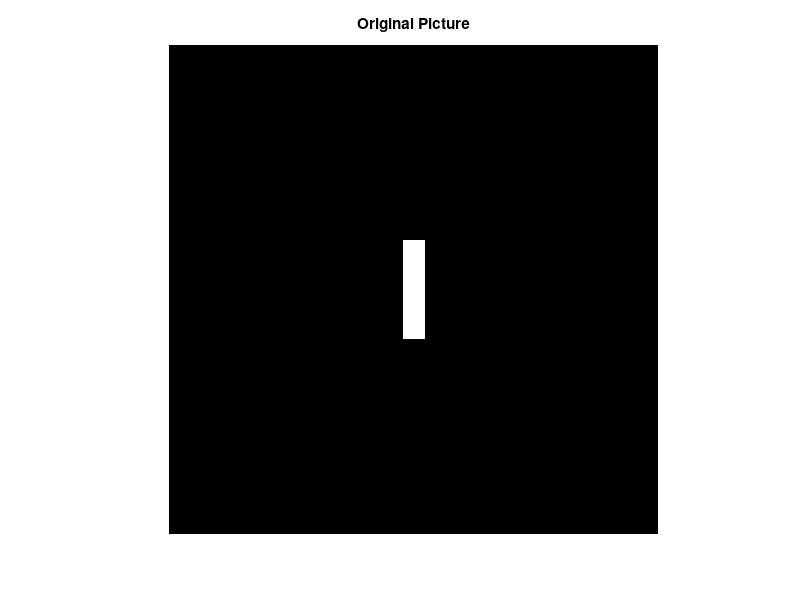
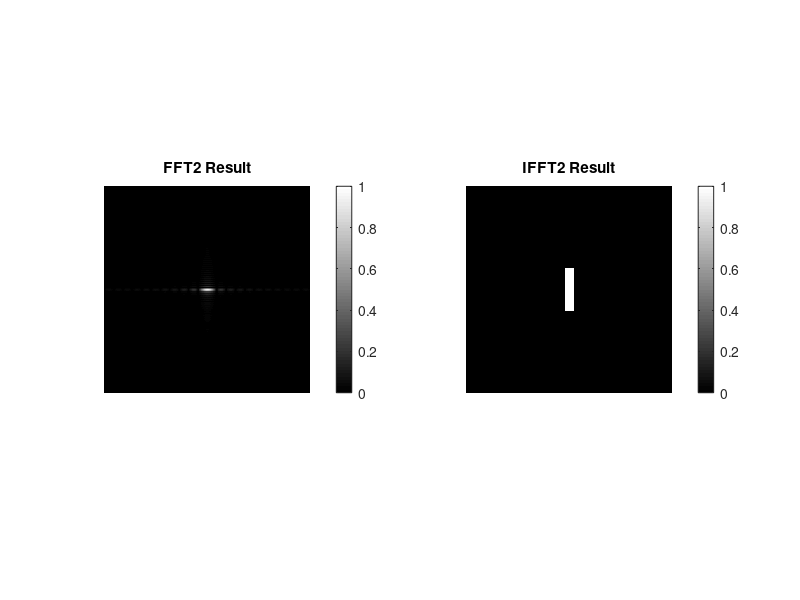
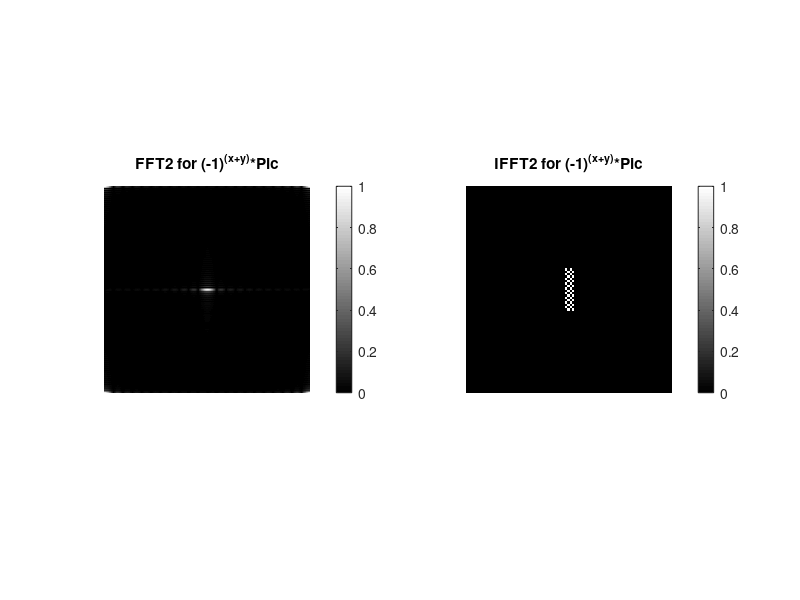
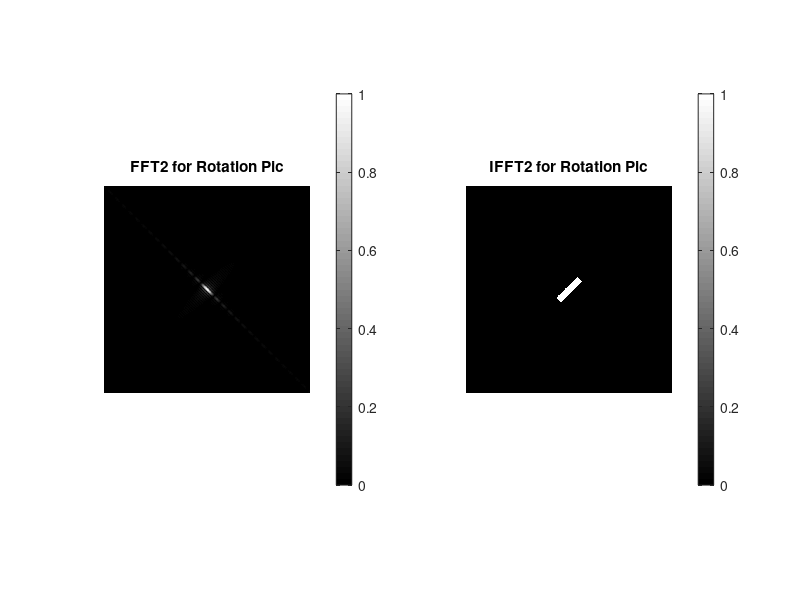

MATLAB code to generate these figures, in order: (Note: this script raises an error after producing the figures.)
% clear
close all; clear all; clc

pic = zeros(500, 500);
pic(250-50:251+50, 250-10:251+10) = pic(250-50:251+50, 250-10:251+10)+255;
pic = uint8(pic);

figure(1);
imshow(pic);
title("Original Picture");

%% 2D Fourier Transform(FFT) for pic
% FFT for pic
pic_fre = fft2(im2double(pic));
figure(2);

subplot(1, 2, 1);
imshow(mat2gray(abs(fftshift(pic_fre))));
title("FFT2 Result");
colorbar;

subplot(1, 2, 2);
imshow(mat2gray(abs(ifft2(pic_fre))));
title("IFFT2 Result");
colorbar;

%% FFT for (-1)^(x+y)*Pic
pic1 = pic;
pic1(1:2:end, 2:2:end) = -pic(1:2:end, 1:2:end);
pic1(2:2:end, 1:2:end) = -pic(2:2:end, 2:2:end);
pic1_fre = fft2(im2double(pic1));

figure(3);
subplot(1, 2, 1)
imshow(mat2gray(abs(fftshift(pic1_fre))));
title("FFT2 for (-1)^{(x+y)}*Pic");
colorbar;

subplot(1, 2, 2)
imshow(mat2gray(abs(ifft2(pic1_fre))));
title("IFFT2 for (-1)^{(x+y)}*Pic");
colorbar;

%% clock wise rotate pi/2
pic2 = imrotate(pic, -45);
pic2_fre = fft2(im2double(pic2));

figure(4);
subplot(1, 2, 1)
imshow(mat2gray(abs(fftshift(pic2_fre))));
title("FFT2 for Rotation Pic");
colorbar;

subplot(1, 2, 2)
imshow(mat2gray(abs(ifft2(pic2_fre))));
title("IFFT2 for Rotation Pic");
colorbar;

%% FFT for real image
pic4 = imread("person.jpg");
pic4 = im2gray(pic4);
pic4_fre = fft2(im2double(pic4));

figure(5);
subplot(3, 1, 1)
imshow(mat2gray(abs(fftshift(pic4_fre))));
title("FFT2 for Pic");
colorbar;

subplot(3, 1, 2)
imshow(mat2gray(angle(fftshift(pic4_fre))*180/pi));
title("IFFT2 for Pic");
colorbar;

subplot(3, 1, 3);
imshow(mat2gray(abs(ifft2(pic4_fre))));
title("IFFT2 for Pic");
colorbar;

%% different combination
A = 10;
pic4_fre1 = A*exp(1i*angle(pic4_fre));
pic4_fre2 = abs(pic4_fre)*exp(1i*0);
pic4_fre3 = imresize(abs(pic_fre),"OutputSize", size(angle(pic4_fre), [1 2])).*exp(1i*angle(pic4_fre));

figure(6);
subplot(3, 1, 1);
imshow(im2uint8(mat2gray(abs(ifft2(pic4_fre1)))));
title("A_{Constant}*e^{i*\phi_{real}}");

subplot(3, 1, 2);
imshow(im2uint8(mat2gray(abs(ifft2(pic4_fre2)))));
title("A_{real}*e^{i*\phi_{0}}");

subplot(3, 1, 3);
imshow(im2uint8(mat2gray(abs(ifft2(pic4_fre3)))));
title("A_{pre}*e^{i*\phi_{real}}");



